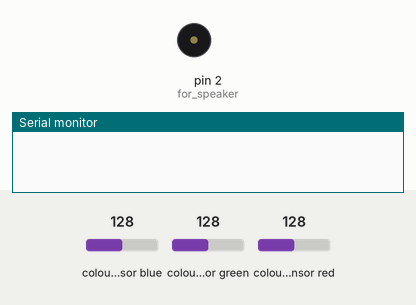
This sketch was run on a simulated Arduino Uno, built with avr-gcc and run on an emulated ATmega328P. On the bench: buzzer (waves = sounding), the last lines printed to the serial monitor. Wiring (inferred from the names in the program): TCS3200 colour sensor: output pin 8; S2 pin 6; S3 pin 7; S0 pin 4; S1 pin 5. The inputs (shaded band) are chosen by the test bench; at power-on: colour sensor blue 128, colour sensor green 128, colour sensor red 128.

Above: at 1.2 s.
1.3 s: colour sensor blue set to 5
At 3.8 s:
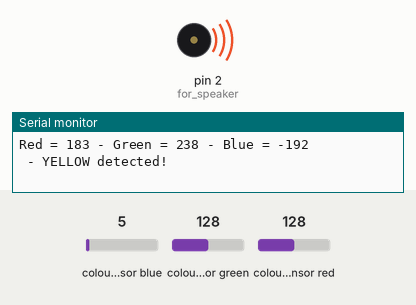
4.3 s: colour sensor green set to 5
Timing chart, 0 to 13.3 s (numbered marks = the images above; inputs shaded):
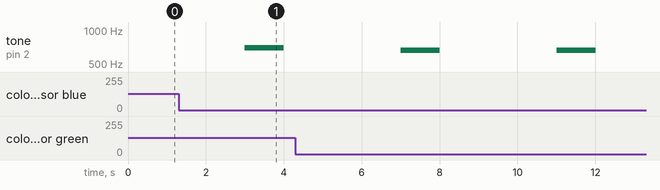

The sketch:

finalproject.ino
```cpp
// Define color sensor pins
#define S0 4
#define S1 5
#define S2 6
#define S3 7
#define sensorOut 8

// Calibration Values
// *Get these from Calibration Sketch
int redMin = 15; // Red minimum value
int redMax = 100; // Red maximum value
int greenMin = 30; // Green minimum value
int greenMax = 160; // Green maximum value
int blueMin = 28; // Blue minimum value
int blueMax = 130; // Blue maximum value

// https://samueladesola.medium.com/how-to-play-the-musical-notes-on-the-arduino-1e9505d00c60
// https://starboardquest.com/sir-isaac-newton-music-notes-and-color
// RED: D note
// GREEN: G note
// BLUE: A note
// YELLOW: F note
// INDIGO: B note
// ORANGE: E note
// VIOLET: C note

// Variables for Color Pulse Width Measurements
int redPW = 0;
int greenPW = 0;
int bluePW = 0;

// Variables for final Color values
int redValue;
int greenValue;
int blueValue;

void setup() {
	// Set S0 - S3 as outputs
	pinMode(S0, OUTPUT);
	pinMode(S1, OUTPUT);
	pinMode(S2, OUTPUT);
	pinMode(S3, OUTPUT);

  pinMode(2, OUTPUT);  // for speaker

	// Set Sensor output as input
	pinMode(sensorOut, INPUT);

	// Set Frequency scaling to 20%
	digitalWrite(S0,HIGH);
	digitalWrite(S1,LOW);

	// Setup Serial Monitor
	Serial.begin(9600);
}

void loop() {
	// Read Red value
	redPW = getRedPW();
	// Map to value from 0-255
	redValue = map(redPW, redMin,redMax,255,0);
	// Delay to stabilize sensor
	delay(1000);

	// Read Green value
	greenPW = getGreenPW();
	// Map to value from 0-255
	greenValue = map(greenPW, greenMin,greenMax,255,0);
	// Delay to stabilize sensor
	delay(1000);

	// Read Blue value
	bluePW = getBluePW();
	// Map to value from 0-255
	blueValue = map(bluePW, blueMin,blueMax,255,0);
	// Delay to stabilize sensor
	delay(1000);

	// Print output to Serial Monitor
	Serial.print("Red = ");
	Serial.print(redValue);
	Serial.print(" - Green = ");
	Serial.print(greenValue);
	Serial.print(" - Blue = ");
	Serial.println(blueValue);

  // Checks the current detected color and prints
  // a message in the serial monitor


  if(redValue > greenValue && redValue > blueValue){ // RED RANGE
    if(redValue > 230 && blueValue > 230 && greenValue > 230) {
      Serial.println("Holding sensor too close. Please move it back and try again.");
    } else if (redValue > greenValue + 30 && redValue - 50 > blueValue) {
        Serial.println(" - ORANGE detected!");
        tone(2, 659, 1000); //E note
        delay(1000);
    } else if (redValue - 50 > blueValue && greenValue - 50 > blueValue){
        Serial.println(" - YELLOW detected!");
        tone(2, 698, 1000); //F note
        delay(1000);
    } else if(blueValue - 50 > greenValue && redValue - 30 > greenValue){
        Serial.println(" - INDIGO detected!");
        tone(2, 494, 1000); //B note
        delay(1000);
    } else if(redValue - 15 > greenValue && blueValue + 15 > greenValue && greenValue + 50 > redValue) {
        Serial.println(" - VIOLET detected!");
        tone(2, 523, 1000); //C note
        delay(1000);
    } else {
        Serial.println(" - RED detected!");
        tone(2, 587, 1000); // D NOTE
        delay(1000);
    }
  }

  if(greenValue > redValue && greenValue > blueValue){ // GREEN RANGE
    if(redValue > 230 && blueValue > 230 && greenValue > 230) {
      Serial.println("Holding sensor too close. Please move it back and try again.");
    } else if(redValue > blueValue+30 && greenValue > blueValue+30){
        Serial.println(" - YELLOW detected!");
        tone(2, 698, 1000); //F note
        delay(1000);
    } else {
        Serial.println(" - GREEN detected!");
        tone(2, 784, 1000); //G note
        delay(1000);
    }
  }

  if(blueValue > redValue && blueValue > greenValue){ // BLUE RANGE
    if(redValue > 230 && blueValue > 230 && greenValue > 230) {
        Serial.println("Holding sensor too close. Please move it back and try again.");
    } else if(redValue > greenValue){
        Serial.println(" - INDIGO detected!");
        tone(2, 494, 1000); //B note
        delay(1000);
    } else if(blueValue > greenValue + 50 && redValue > greenValue + 50){
        Serial.println(" - VIOLET detected!");
        tone(2, 523, 1000); //C note
        delay(1000);
      } else {
        Serial.println(" - BLUE detected!");
        tone(2, 440, 1000); //A note
        delay(1000);
    }
  }

}


// Function to read Red Pulse Widths
int getRedPW() {
	// Set sensor to read Red only
	digitalWrite(S2,LOW);
	digitalWrite(S3,LOW);
	// Define integer to represent Pulse Width
	int PW;
	// Read the output Pulse Width
	PW = pulseIn(sensorOut, LOW);
	// Return the value
	return PW;
}

// Function to read Green Pulse Widths
int getGreenPW() {
	// Set sensor to read Green only
	digitalWrite(S2,HIGH);
	digitalWrite(S3,HIGH);
	// Define integer to represent Pulse Width
	int PW;
	// Read the output Pulse Width
	PW = pulseIn(sensorOut, LOW);
	// Return the value
	return PW;
}

// Function to read Blue Pulse Widths
int getBluePW() {
	// Set sensor to read Blue only
	digitalWrite(S2,LOW);
	digitalWrite(S3,HIGH);
	// Define integer to represent Pulse Width
	int PW;
	// Read the output Pulse Width
	PW = pulseIn(sensorOut, LOW);
	// Return the value
	return PW;
}
```

Measured:
- by itself, tone on pin 2 (for_speaker): alternates 659 Hz for 1.0 s and silent for 3.0 s
